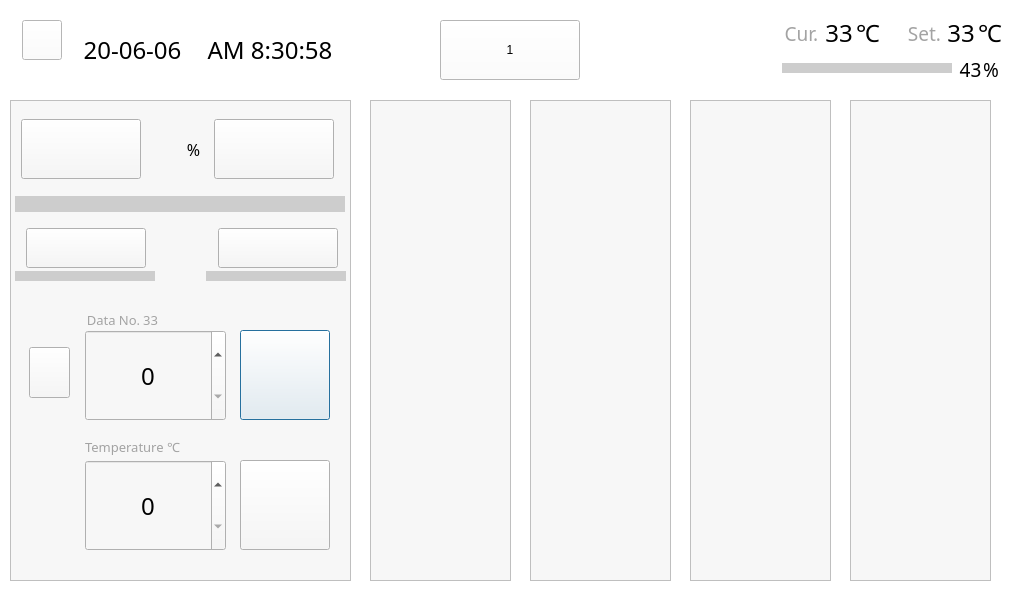
<?xml version="1.0" encoding="UTF-8"?>
<ui version="4.0">
 <class>Dialog</class>
 <widget class="QDialog" name="Dialog">
  <property name="geometry">
   <rect>
    <x>0</x>
    <y>0</y>
    <width>1024</width>
    <height>600</height>
   </rect>
  </property>
  <property name="windowTitle">
   <string>Dialog</string>
  </property>
  <property name="styleSheet">
   <string notr="true">background-color: rgb(255, 255, 255);</string>
  </property>
  <widget class="QFrame" name="frame_2">
   <property name="geometry">
    <rect>
     <x>10</x>
     <y>100</y>
     <width>341</width>
     <height>481</height>
    </rect>
   </property>
   <property name="styleSheet">
    <string notr="true">background-color: #f7f7f7;</string>
   </property>
   <property name="frameShape">
    <enum>QFrame::StyledPanel</enum>
   </property>
   <property name="frameShadow">
    <enum>QFrame::Raised</enum>
   </property>
   <widget class="QPushButton" name="Button_Dataset">
    <property name="geometry">
     <rect>
      <x>230</x>
      <y>230</y>
      <width>90</width>
      <height>90</height>
     </rect>
    </property>
    <property name="styleSheet">
     <string notr="true">QPushButton {
	border-image: url(:/Icon/enter.png);
}

QPushButton:pressed {
	border-image: url(:/Icon/enter_pressed.png);
}</string>
    </property>
    <property name="text">
     <string/>
    </property>
   </widget>
   <widget class="QPushButton" name="Button_Tempset">
    <property name="geometry">
     <rect>
      <x>230</x>
      <y>360</y>
      <width>90</width>
      <height>90</height>
     </rect>
    </property>
    <property name="styleSheet">
     <string notr="true">QPushButton {
	border-image: url(:/Icon/enter.png);
}

QPushButton:pressed {
	border-image: url(:/Icon/enter_pressed.png);
}</string>
    </property>
    <property name="text">
     <string/>
    </property>
   </widget>
   <widget class="QLabel" name="label_2">
    <property name="geometry">
     <rect>
      <x>4</x>
      <y>370</y>
      <width>70</width>
      <height>70</height>
     </rect>
    </property>
    <property name="styleSheet">
     <string notr="true">image: url(:/Icon/temperature1.png);</string>
    </property>
    <property name="text">
     <string/>
    </property>
   </widget>
   <widget class="QLabel" name="Label_temp3_4">
    <property name="geometry">
     <rect>
      <x>63</x>
      <y>210</y>
      <width>81</width>
      <height>20</height>
     </rect>
    </property>
    <property name="font">
     <font>
      <family>Nanum square</family>
      <pointsize>10</pointsize>
      <weight>9</weight>
      <italic>false</italic>
      <bold>false</bold>
     </font>
    </property>
    <property name="styleSheet">
     <string notr="true">font: 75 10pt &quot;Nanum square&quot;;
color: #a3a3a3;</string>
    </property>
    <property name="text">
     <string>Data No.</string>
    </property>
    <property name="alignment">
     <set>Qt::AlignCenter</set>
    </property>
   </widget>
   <widget class="QLabel" name="Label_temp3_5">
    <property name="geometry">
     <rect>
      <x>72</x>
      <y>337</y>
      <width>101</width>
      <height>20</height>
     </rect>
    </property>
    <property name="font">
     <font>
      <family>Nanum square</family>
      <pointsize>10</pointsize>
      <weight>9</weight>
      <italic>false</italic>
      <bold>false</bold>
     </font>
    </property>
    <property name="styleSheet">
     <string notr="true">font: 75 10pt &quot;Nanum square&quot;;
color: #a3a3a3;</string>
    </property>
    <property name="text">
     <string>Temperature ℃</string>
    </property>
    <property name="alignment">
     <set>Qt::AlignCenter</set>
    </property>
   </widget>
   <widget class="QSpinBox" name="Spinbox_Case">
    <property name="geometry">
     <rect>
      <x>75</x>
      <y>230</y>
      <width>141</width>
      <height>91</height>
     </rect>
    </property>
    <property name="font">
     <font>
      <family>Nanum square</family>
      <pointsize>18</pointsize>
      <weight>9</weight>
      <italic>false</italic>
      <bold>false</bold>
     </font>
    </property>
    <property name="styleSheet">
     <string notr="true">QSpinBox {
    border-image: url(:/Icon/mea_sel_off_box.png) 4;
    border-width: 2;
    font: 75 18pt &quot;Nanum square&quot;;
}


QSpinBox::up-button {
    subcontrol-origin: border;
    subcontrol-position: top right; /* position at the top right corner */

    width: 50px; /* 16 + 2*1px border-width = 15px padding + 3px parent border */
    border-image: url(:/Icon/qspin_up.png) ;
}

QSpinBox::up-button:pressed {
    border-image: url(:/Icon/qspin_up_pressed.png) ;
}

QSpinBox::down-button {
    subcontrol-origin: border;
    subcontrol-position: bottom right; /* position at bottom right corner */
    width: 50px; /* 16 + 2*1px border-width = 15px padding + 3px parent border */
    border-image: url(:/Icon/qspin_down.png);

}

QSpinBox::down-button:pressed {
    border-image: url(:/Icon/qspin_down_pressed.png) ;
}
</string>
    </property>
    <property name="alignment">
     <set>Qt::AlignCenter</set>
    </property>
   </widget>
   <widget class="QSpinBox" name="Spinbox_Temp">
    <property name="geometry">
     <rect>
      <x>75</x>
      <y>360</y>
      <width>141</width>
      <height>91</height>
     </rect>
    </property>
    <property name="font">
     <font>
      <family>Nanum square</family>
      <pointsize>18</pointsize>
      <weight>9</weight>
      <italic>false</italic>
      <bold>false</bold>
     </font>
    </property>
    <property name="styleSheet">
     <string notr="true">QSpinBox {
    border-image: url(:/Icon/mea_sel_off_box.png) 4;
    border-width: 2;
    font: 75 18pt &quot;Nanum square&quot;;
}


QSpinBox::up-button {
    subcontrol-origin: border;
    subcontrol-position: top right; /* position at the top right corner */

    width: 50px; /* 16 + 2*1px border-width = 15px padding + 3px parent border */
    border-image: url(:/Icon/qspin_up.png) ;
}

QSpinBox::up-button:pressed {
    border-image: url(:/Icon/qspin_up_pressed.png) ;
}

QSpinBox::down-button {
    subcontrol-origin: border;
    subcontrol-position: bottom right; /* position at bottom right corner */
    width: 50px; /* 16 + 2*1px border-width = 15px padding + 3px parent border */
    border-image: url(:/Icon/qspin_down.png);

}

QSpinBox::down-button:pressed {
    border-image: url(:/Icon/qspin_down_pressed.png) ;
}
</string>
    </property>
    <property name="alignment">
     <set>Qt::AlignCenter</set>
    </property>
   </widget>
   <widget class="QPushButton" name="Button_Toserver">
    <property name="geometry">
     <rect>
      <x>16</x>
      <y>128</y>
      <width>120</width>
      <height>40</height>
     </rect>
    </property>
    <property name="styleSheet">
     <string notr="true">QPushButton {
	border-image: url(:/Icon/Toserver.png);
}

QPushButton:pressed {
	border-image: url(:/Icon/Toserver_Pressed.png);
}</string>
    </property>
    <property name="text">
     <string/>
    </property>
   </widget>
   <widget class="QPushButton" name="Button_Topc">
    <property name="geometry">
     <rect>
      <x>208</x>
      <y>128</y>
      <width>120</width>
      <height>40</height>
     </rect>
    </property>
    <property name="styleSheet">
     <string notr="true">QPushButton {
	border-image: url(:/Icon/Topc.png);
}

QPushButton:pressed {
	border-image: url(:/Icon/Topc_Pressed.png);
}</string>
    </property>
    <property name="text">
     <string/>
    </property>
   </widget>
   <widget class="QLabel" name="Information_2">
    <property name="geometry">
     <rect>
      <x>10</x>
      <y>184</y>
      <width>140</width>
      <height>20</height>
     </rect>
    </property>
    <property name="font">
     <font>
      <family>NanumSquare</family>
      <pointsize>10</pointsize>
     </font>
    </property>
    <property name="text">
     <string/>
    </property>
    <property name="alignment">
     <set>Qt::AlignCenter</set>
    </property>
   </widget>
   <widget class="QProgressBar" name="Progressbar_3">
    <property name="geometry">
     <rect>
      <x>5</x>
      <y>171</y>
      <width>140</width>
      <height>10</height>
     </rect>
    </property>
    <property name="styleSheet">
     <string notr="true">QProgressBar {
    background-color: #cdcdcd;
    border-radius: 10px;
    text-align: Center;
	font: 75 15pt &quot;Arial&quot;;
}

QProgressBar::chunk {
    background-color: #81d0bc;
    border-radius: 10px;
    width: 10px;
}
</string>
    </property>
    <property name="value">
     <number>0</number>
    </property>
    <property name="textVisible">
     <bool>false</bool>
    </property>
    <property name="orientation">
     <enum>Qt::Horizontal</enum>
    </property>
   </widget>
   <widget class="QLabel" name="Information_3">
    <property name="geometry">
     <rect>
      <x>194</x>
      <y>184</y>
      <width>140</width>
      <height>20</height>
     </rect>
    </property>
    <property name="font">
     <font>
      <family>NanumSquare</family>
      <pointsize>10</pointsize>
     </font>
    </property>
    <property name="text">
     <string/>
    </property>
    <property name="alignment">
     <set>Qt::AlignCenter</set>
    </property>
   </widget>
   <widget class="QProgressBar" name="Progressbar_4">
    <property name="geometry">
     <rect>
      <x>196</x>
      <y>171</y>
      <width>140</width>
      <height>10</height>
     </rect>
    </property>
    <property name="styleSheet">
     <string notr="true">QProgressBar {
    background-color: #cdcdcd;
    border-radius: 10px;
    text-align: Center;
	font: 75 15pt &quot;Arial&quot;;
}

QProgressBar::chunk {
    background-color: #81d0bc;
    border-radius: 10px;
    width: 10px;
}
</string>
    </property>
    <property name="value">
     <number>0</number>
    </property>
    <property name="textVisible">
     <bool>false</bool>
    </property>
    <property name="orientation">
     <enum>Qt::Horizontal</enum>
    </property>
   </widget>
   <widget class="QProgressBar" name="Progressbar_1">
    <property name="geometry">
     <rect>
      <x>5</x>
      <y>96</y>
      <width>330</width>
      <height>16</height>
     </rect>
    </property>
    <property name="styleSheet">
     <string notr="true">QProgressBar {
    background-color: #cdcdcd;
    border-radius: 10px;
    text-align: Center;
	font: 75 15pt &quot;Arial&quot;;
}

QProgressBar::chunk {
    background-color: #81d0bc;
    border-radius: 10px;
    width: 10px;
}
</string>
    </property>
    <property name="value">
     <number>0</number>
    </property>
    <property name="textVisible">
     <bool>false</bool>
    </property>
    <property name="orientation">
     <enum>Qt::Horizontal</enum>
    </property>
   </widget>
   <widget class="QPushButton" name="Button_Monitoring_Stop">
    <property name="geometry">
     <rect>
      <x>204</x>
      <y>19</y>
      <width>120</width>
      <height>60</height>
     </rect>
    </property>
    <property name="styleSheet">
     <string notr="true">QPushButton {
	border-image: url(:/Icon/stop.png);
}

QPushButton:pressed {
	border-image: url(:/Icon/stop_pressed.png);
}</string>
    </property>
    <property name="text">
     <string/>
    </property>
   </widget>
   <widget class="QLabel" name="label_5">
    <property name="geometry">
     <rect>
      <x>173</x>
      <y>39</y>
      <width>21</width>
      <height>20</height>
     </rect>
    </property>
    <property name="font">
     <font>
      <family>NanumSquare</family>
      <pointsize>12</pointsize>
     </font>
    </property>
    <property name="text">
     <string>%</string>
    </property>
    <property name="alignment">
     <set>Qt::AlignCenter</set>
    </property>
   </widget>
   <widget class="QPushButton" name="Button_Monitoring_Start">
    <property name="geometry">
     <rect>
      <x>11</x>
      <y>19</y>
      <width>120</width>
      <height>60</height>
     </rect>
    </property>
    <property name="styleSheet">
     <string notr="true">QPushButton {
	border-image: url(:/Icon/start.png);
}

QPushButton:pressed {
	border-image: url(:/Icon/start_pressed.png);
}</string>
    </property>
    <property name="text">
     <string/>
    </property>
   </widget>
   <widget class="QLabel" name="Information_1">
    <property name="geometry">
     <rect>
      <x>140</x>
      <y>29</y>
      <width>35</width>
      <height>40</height>
     </rect>
    </property>
    <property name="font">
     <font>
      <family>NanumSquare</family>
      <pointsize>12</pointsize>
     </font>
    </property>
    <property name="text">
     <string/>
    </property>
    <property name="alignment">
     <set>Qt::AlignCenter</set>
    </property>
   </widget>
   <widget class="QLabel" name="Label_data">
    <property name="geometry">
     <rect>
      <x>130</x>
      <y>210</y>
      <width>21</width>
      <height>20</height>
     </rect>
    </property>
    <property name="font">
     <font>
      <family>Nanum square</family>
      <pointsize>10</pointsize>
      <weight>9</weight>
      <italic>false</italic>
      <bold>false</bold>
     </font>
    </property>
    <property name="styleSheet">
     <string notr="true">font: 75 10pt &quot;Nanum square&quot;;
color: #a3a3a3;</string>
    </property>
    <property name="text">
     <string>33</string>
    </property>
    <property name="alignment">
     <set>Qt::AlignCenter</set>
    </property>
   </widget>
   <widget class="QPushButton" name="Button_Datanum">
    <property name="geometry">
     <rect>
      <x>19</x>
      <y>247</y>
      <width>41</width>
      <height>51</height>
     </rect>
    </property>
    <property name="styleSheet">
     <string notr="true">QPushButton {
	border-image: url(:/Icon/case.png);
}

QPushButton:pressed {
	border-image: url(:/Icon/case_pressed.png);
}</string>
    </property>
    <property name="text">
     <string/>
    </property>
   </widget>
  </widget>
  <widget class="QPushButton" name="Button_EasterEgg">
   <property name="geometry">
    <rect>
     <x>440</x>
     <y>20</y>
     <width>140</width>
     <height>60</height>
    </rect>
   </property>
   <property name="styleSheet">
    <string notr="true">border-image: url(:/Icon/logo.png);
font: 1pt &quot;Ubuntu&quot;;


</string>
   </property>
   <property name="text">
    <string>1</string>
   </property>
  </widget>
  <widget class="QPushButton" name="Button_Backspace">
   <property name="geometry">
    <rect>
     <x>22</x>
     <y>20</y>
     <width>40</width>
     <height>40</height>
    </rect>
   </property>
   <property name="styleSheet">
    <string notr="true">QPushButton {
	border-image: url(:/Icon/backspace.png);
}

QPushButton:pressed {
	border-image: url(:/Icon/backspace_pressed.png);
}</string>
   </property>
   <property name="text">
    <string/>
   </property>
  </widget>
  <widget class="QLabel" name="Label_time">
   <property name="geometry">
    <rect>
     <x>190</x>
     <y>35</y>
     <width>160</width>
     <height>30</height>
    </rect>
   </property>
   <property name="sizePolicy">
    <sizepolicy hsizetype="Preferred" vsizetype="MinimumExpanding">
     <horstretch>0</horstretch>
     <verstretch>0</verstretch>
    </sizepolicy>
   </property>
   <property name="font">
    <font>
     <family>NanumSquare</family>
     <pointsize>18</pointsize>
    </font>
   </property>
   <property name="text">
    <string>AM 8:30:58</string>
   </property>
   <property name="alignment">
    <set>Qt::AlignCenter</set>
   </property>
  </widget>
  <widget class="QLabel" name="Label_date">
   <property name="geometry">
    <rect>
     <x>72</x>
     <y>35</y>
     <width>121</width>
     <height>30</height>
    </rect>
   </property>
   <property name="font">
    <font>
     <family>NanumSquare</family>
     <pointsize>18</pointsize>
    </font>
   </property>
   <property name="text">
    <string>20-06-06</string>
   </property>
   <property name="alignment">
    <set>Qt::AlignCenter</set>
   </property>
  </widget>
  <widget class="QLabel" name="Label_temp1">
   <property name="geometry">
    <rect>
     <x>824</x>
     <y>23</y>
     <width>30</width>
     <height>20</height>
    </rect>
   </property>
   <property name="font">
    <font>
     <family>NanumSquare</family>
     <pointsize>18</pointsize>
    </font>
   </property>
   <property name="text">
    <string>33</string>
   </property>
   <property name="alignment">
    <set>Qt::AlignCenter</set>
   </property>
  </widget>
  <widget class="QLabel" name="Label_temp3">
   <property name="geometry">
    <rect>
     <x>946</x>
     <y>23</y>
     <width>30</width>
     <height>20</height>
    </rect>
   </property>
   <property name="font">
    <font>
     <family>NanumSquare</family>
     <pointsize>18</pointsize>
    </font>
   </property>
   <property name="text">
    <string>33</string>
   </property>
   <property name="alignment">
    <set>Qt::AlignCenter</set>
   </property>
  </widget>
  <widget class="QLabel" name="Label_USB">
   <property name="geometry">
    <rect>
     <x>714</x>
     <y>18</y>
     <width>30</width>
     <height>30</height>
    </rect>
   </property>
   <property name="styleSheet">
    <string notr="true"/>
   </property>
   <property name="text">
    <string/>
   </property>
  </widget>
  <widget class="QLabel" name="Label_storage">
   <property name="geometry">
    <rect>
     <x>958</x>
     <y>59</y>
     <width>25</width>
     <height>20</height>
    </rect>
   </property>
   <property name="font">
    <font>
     <family>Nanum square</family>
     <pointsize>14</pointsize>
     <weight>9</weight>
     <italic>false</italic>
     <bold>false</bold>
    </font>
   </property>
   <property name="styleSheet">
    <string notr="true">font: 75 14pt &quot;Nanum square&quot;;
</string>
   </property>
   <property name="text">
    <string>43</string>
   </property>
   <property name="alignment">
    <set>Qt::AlignCenter</set>
   </property>
  </widget>
  <widget class="QLabel" name="label_3">
   <property name="geometry">
    <rect>
     <x>975</x>
     <y>23</y>
     <width>30</width>
     <height>20</height>
    </rect>
   </property>
   <property name="font">
    <font>
     <family>NanumSquare</family>
     <pointsize>18</pointsize>
    </font>
   </property>
   <property name="text">
    <string>℃</string>
   </property>
   <property name="alignment">
    <set>Qt::AlignCenter</set>
   </property>
  </widget>
  <widget class="QLabel" name="label_4">
   <property name="geometry">
    <rect>
     <x>853</x>
     <y>23</y>
     <width>30</width>
     <height>20</height>
    </rect>
   </property>
   <property name="font">
    <font>
     <family>NanumSquare</family>
     <pointsize>18</pointsize>
    </font>
   </property>
   <property name="text">
    <string>℃</string>
   </property>
   <property name="alignment">
    <set>Qt::AlignCenter</set>
   </property>
  </widget>
  <widget class="QLabel" name="Label_StorageIcon">
   <property name="geometry">
    <rect>
     <x>747</x>
     <y>55</y>
     <width>25</width>
     <height>25</height>
    </rect>
   </property>
   <property name="styleSheet">
    <string notr="true">border-image: url(:/Icon/storage.png);</string>
   </property>
   <property name="text">
    <string/>
   </property>
  </widget>
  <widget class="QLabel" name="Label_USB_2">
   <property name="geometry">
    <rect>
     <x>744</x>
     <y>19</y>
     <width>30</width>
     <height>30</height>
    </rect>
   </property>
   <property name="styleSheet">
    <string notr="true">image: url(:/Icon/temperature2.png);</string>
   </property>
   <property name="text">
    <string/>
   </property>
  </widget>
  <widget class="QLabel" name="Label_temp3_2">
   <property name="geometry">
    <rect>
     <x>781</x>
     <y>23</y>
     <width>41</width>
     <height>20</height>
    </rect>
   </property>
   <property name="font">
    <font>
     <family>Nanum square</family>
     <pointsize>14</pointsize>
     <weight>9</weight>
     <italic>false</italic>
     <bold>false</bold>
    </font>
   </property>
   <property name="styleSheet">
    <string notr="true">font: 75 14pt &quot;Nanum square&quot;;
color: #a3a3a3;</string>
   </property>
   <property name="text">
    <string>Cur.</string>
   </property>
   <property name="alignment">
    <set>Qt::AlignCenter</set>
   </property>
  </widget>
  <widget class="QLabel" name="Label_temp3_3">
   <property name="geometry">
    <rect>
     <x>904</x>
     <y>23</y>
     <width>41</width>
     <height>20</height>
    </rect>
   </property>
   <property name="font">
    <font>
     <family>Nanum square</family>
     <pointsize>14</pointsize>
     <weight>9</weight>
     <italic>false</italic>
     <bold>false</bold>
    </font>
   </property>
   <property name="styleSheet">
    <string notr="true">font: 75 14pt &quot;Nanum square&quot;;
color: #a3a3a3;</string>
   </property>
   <property name="text">
    <string>Set.</string>
   </property>
   <property name="alignment">
    <set>Qt::AlignCenter</set>
   </property>
  </widget>
  <widget class="QProgressBar" name="Progressbar_2">
   <property name="geometry">
    <rect>
     <x>782</x>
     <y>63</y>
     <width>170</width>
     <height>10</height>
    </rect>
   </property>
   <property name="styleSheet">
    <string notr="true">QProgressBar {
    background-color: #cdcdcd;
    border-radius: 10px;
    text-align: Center;
	font: 75 15pt &quot;Arial&quot;;
}

QProgressBar::chunk {
    background-color: #81d0bc;
    border-radius: 10px;
    width: 10px;
}
</string>
   </property>
   <property name="value">
    <number>0</number>
   </property>
   <property name="textVisible">
    <bool>false</bool>
   </property>
   <property name="orientation">
    <enum>Qt::Horizontal</enum>
   </property>
  </widget>
  <widget class="QLabel" name="label_6">
   <property name="geometry">
    <rect>
     <x>981</x>
     <y>59</y>
     <width>20</width>
     <height>20</height>
    </rect>
   </property>
   <property name="font">
    <font>
     <family>Nanum square</family>
     <pointsize>14</pointsize>
     <weight>9</weight>
     <italic>false</italic>
     <bold>false</bold>
    </font>
   </property>
   <property name="styleSheet">
    <string notr="true">font: 75 14pt &quot;Nanum square&quot;;
</string>
   </property>
   <property name="text">
    <string>%</string>
   </property>
   <property name="alignment">
    <set>Qt::AlignCenter</set>
   </property>
  </widget>
  <widget class="QFrame" name="frame_3">
   <property name="geometry">
    <rect>
     <x>850</x>
     <y>100</y>
     <width>141</width>
     <height>481</height>
    </rect>
   </property>
   <property name="styleSheet">
    <string notr="true">background-color: #f7f7f7;</string>
   </property>
   <property name="frameShape">
    <enum>QFrame::StyledPanel</enum>
   </property>
   <property name="frameShadow">
    <enum>QFrame::Raised</enum>
   </property>
   <widget class="QLabel" name="Label_Result_4">
    <property name="geometry">
     <rect>
      <x>20</x>
      <y>330</y>
      <width>100</width>
      <height>130</height>
     </rect>
    </property>
    <property name="styleSheet">
     <string notr="true">font: 75 40pt &quot;Nanum square&quot;;
color: #a3a3a3;</string>
    </property>
    <property name="text">
     <string/>
    </property>
    <property name="alignment">
     <set>Qt::AlignCenter</set>
    </property>
   </widget>
   <widget class="QLabel" name="Check_Vial4_5">
    <property name="geometry">
     <rect>
      <x>40</x>
      <y>90</y>
      <width>61</width>
      <height>211</height>
     </rect>
    </property>
    <property name="styleSheet">
     <string notr="true">border-image: url(:/Icon/vial.png);</string>
    </property>
    <property name="text">
     <string/>
    </property>
   </widget>
   <widget class="QLabel" name="Num_Vial1_2">
    <property name="geometry">
     <rect>
      <x>54</x>
      <y>30</y>
      <width>31</width>
      <height>31</height>
     </rect>
    </property>
    <property name="styleSheet">
     <string notr="true">border-image: url(:/Icon/no44.png);</string>
    </property>
    <property name="text">
     <string/>
    </property>
   </widget>
  </widget>
  <widget class="QFrame" name="frame_4">
   <property name="geometry">
    <rect>
     <x>690</x>
     <y>100</y>
     <width>141</width>
     <height>481</height>
    </rect>
   </property>
   <property name="styleSheet">
    <string notr="true">background-color: #f7f7f7;</string>
   </property>
   <property name="frameShape">
    <enum>QFrame::StyledPanel</enum>
   </property>
   <property name="frameShadow">
    <enum>QFrame::Raised</enum>
   </property>
   <widget class="QLabel" name="Label_Result_3">
    <property name="geometry">
     <rect>
      <x>20</x>
      <y>330</y>
      <width>100</width>
      <height>130</height>
     </rect>
    </property>
    <property name="styleSheet">
     <string notr="true">font: 75 40pt &quot;Nanum square&quot;;
color: #a3a3a3;</string>
    </property>
    <property name="text">
     <string/>
    </property>
    <property name="alignment">
     <set>Qt::AlignCenter</set>
    </property>
   </widget>
   <widget class="QLabel" name="Check_Vial4_6">
    <property name="geometry">
     <rect>
      <x>40</x>
      <y>90</y>
      <width>61</width>
      <height>211</height>
     </rect>
    </property>
    <property name="styleSheet">
     <string notr="true">border-image: url(:/Icon/vial.png);</string>
    </property>
    <property name="text">
     <string/>
    </property>
   </widget>
   <widget class="QLabel" name="Num_Vial3_4">
    <property name="geometry">
     <rect>
      <x>54</x>
      <y>30</y>
      <width>31</width>
      <height>31</height>
     </rect>
    </property>
    <property name="styleSheet">
     <string notr="true">border-image: url(:/Icon/no33.png);</string>
    </property>
    <property name="text">
     <string/>
    </property>
   </widget>
  </widget>
  <widget class="QFrame" name="frame_5">
   <property name="geometry">
    <rect>
     <x>530</x>
     <y>100</y>
     <width>141</width>
     <height>481</height>
    </rect>
   </property>
   <property name="styleSheet">
    <string notr="true">background-color: #f7f7f7;</string>
   </property>
   <property name="frameShape">
    <enum>QFrame::StyledPanel</enum>
   </property>
   <property name="frameShadow">
    <enum>QFrame::Raised</enum>
   </property>
   <widget class="QLabel" name="Label_Result_2">
    <property name="geometry">
     <rect>
      <x>20</x>
      <y>330</y>
      <width>100</width>
      <height>130</height>
     </rect>
    </property>
    <property name="styleSheet">
     <string notr="true">font: 75 40pt &quot;Nanum square&quot;;
color: #a3a3a3;</string>
    </property>
    <property name="text">
     <string/>
    </property>
    <property name="alignment">
     <set>Qt::AlignCenter</set>
    </property>
   </widget>
   <widget class="QLabel" name="Check_Vial4_7">
    <property name="geometry">
     <rect>
      <x>40</x>
      <y>90</y>
      <width>61</width>
      <height>211</height>
     </rect>
    </property>
    <property name="styleSheet">
     <string notr="true">border-image: url(:/Icon/vial.png);</string>
    </property>
    <property name="text">
     <string/>
    </property>
   </widget>
   <widget class="QLabel" name="Num_Vial3_5">
    <property name="geometry">
     <rect>
      <x>54</x>
      <y>30</y>
      <width>31</width>
      <height>31</height>
     </rect>
    </property>
    <property name="styleSheet">
     <string notr="true">border-image: url(:/Icon/no22.png);</string>
    </property>
    <property name="text">
     <string/>
    </property>
   </widget>
  </widget>
  <widget class="QFrame" name="frame_6">
   <property name="geometry">
    <rect>
     <x>370</x>
     <y>100</y>
     <width>141</width>
     <height>481</height>
    </rect>
   </property>
   <property name="styleSheet">
    <string notr="true">background-color: #f7f7f7;</string>
   </property>
   <property name="frameShape">
    <enum>QFrame::StyledPanel</enum>
   </property>
   <property name="frameShadow">
    <enum>QFrame::Raised</enum>
   </property>
   <widget class="QLabel" name="Label_Result_1">
    <property name="geometry">
     <rect>
      <x>20</x>
      <y>330</y>
      <width>100</width>
      <height>130</height>
     </rect>
    </property>
    <property name="font">
     <font>
      <family>Nanum square</family>
      <pointsize>40</pointsize>
      <weight>9</weight>
      <italic>false</italic>
      <bold>false</bold>
     </font>
    </property>
    <property name="styleSheet">
     <string notr="true">font: 75 40pt &quot;Nanum square&quot;;
color: #a3a3a3;</string>
    </property>
    <property name="text">
     <string/>
    </property>
    <property name="alignment">
     <set>Qt::AlignCenter</set>
    </property>
   </widget>
   <widget class="QLabel" name="Check_Vial4_8">
    <property name="geometry">
     <rect>
      <x>40</x>
      <y>90</y>
      <width>61</width>
      <height>211</height>
     </rect>
    </property>
    <property name="styleSheet">
     <string notr="true">border-image: url(:/Icon/vial.png);</string>
    </property>
    <property name="text">
     <string/>
    </property>
   </widget>
   <widget class="QLabel" name="Num_Vial3_6">
    <property name="geometry">
     <rect>
      <x>54</x>
      <y>30</y>
      <width>31</width>
      <height>31</height>
     </rect>
    </property>
    <property name="styleSheet">
     <string notr="true">border-image: url(:/Icon/no11.png);</string>
    </property>
    <property name="text">
     <string/>
    </property>
   </widget>
  </widget>
 </widget>
 <resources>
  <include location="Icon/Icon.qrc"/>
 </resources>
 <connections/>
</ui>
